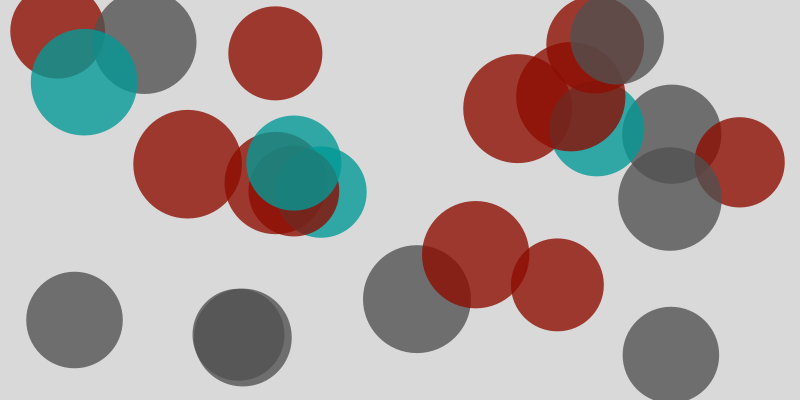
Frame 1 (no input)
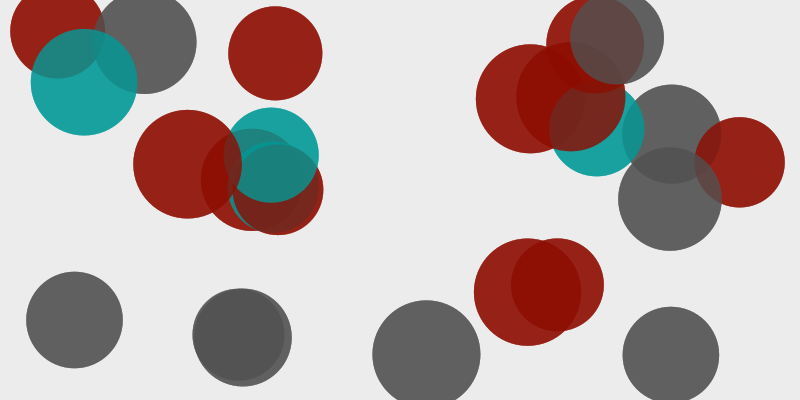
Frame 60 (the mouse pressed at the canvas centre just before this capture)
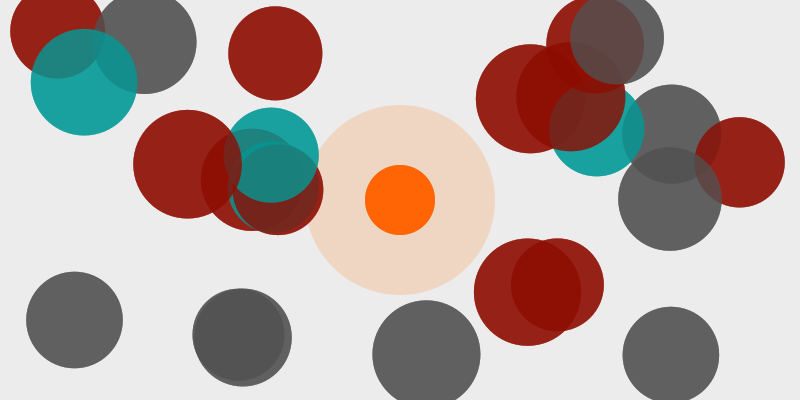
Frame 120 (the mouse held since frame 60 and released just before this capture)

The Processing sketch that drew these frames (run headless with seeded random() and noise(); from frame 60 on, the mouse is pressed at the canvas centre):

// Processing sketch: AcosoBB_00_04
// ── AcosoBB_00_04.pde
Mundo m;
void setup ()
{
  size (800, 400);
  ///---------------------
  //fullScreen();
  orientation(LANDSCAPE);
  ///---------------------  
  m= new Mundo();
  smooth();
  noStroke();
}


void draw ()

{
  //  background (238);
  fondo();
  m.dibuja();
}

void fondo()
{
  pushStyle();
  fill(238, 100);
  rect(0, 0, width, height);
  popStyle();
}
void mouseDragged()
{
  //  m.setPxPy(mouseX, mouseY);
  // m.evaluaAvance();
}
void mouseReleased()
{
  m.mouseReleased();
}

void mousePressed()
{
  m.mousePressed();
}

// ── Esferita.pde
class Esferita
{
  color [] farbe= new color []{
    color(255, 100, 5), 
    color(140, 12, 0), 
    color(80, 80, 80), 
    color(1, 153, 150), 

  };

  int num;

  float px, py, tam, disty;
  float umbral, vel, angulo;
  //  color farbe= RGB;
  float alpha;
  Esferita()
  {

    //   farbe= color(255, 100, 0);
    alpha=255;
    px=width/2;
    py=height/2;
    tam=40;
    umbral=tam*2;
    vel=1;
  }

  Esferita(float tam_, float alpha_)
  {

    //   farbe= color(255, 100, 0);
    alpha=alpha_;
    px=width/2;
    py=height/2;
    tam=tam_;
    umbral=tam*2;
    vel=1;
  }
  
  Esferita(float px_, float py_, float tam_, float alpha_)
  {

    num= int (random(1, farbe.length));
    alpha=alpha_;
    px=px_;
    py=py_;
    tam=tam_;
    umbral=tam*2;
    vel=1;
  }

  void dibuja()
  {
    esferita();
  }


  void sumaPunto()
  {
    if (disty<umbral)
    {
      px-=vel*cos(angulo);
      py-=vel*sin(angulo);
    }
  }

  void evaluaAvance(float otherX, float otherY)
  {   
    angulo = atan2( otherY-py, otherX-px );
    sumaPunto();
  }


  void sumaPuntoDOS()

  {
  }


  void esferita() 
  {
    pushStyle();
    fill (farbe[num], alpha);
    ellipse(px, py, tam+30, tam+30);
    popStyle();
  }


  float  disty(float otherX, float otherY)
  {
    disty= dist(px, py, otherX, otherY);
    //   println(disty);
    return disty;
  }

  void setPxy(float px_, float py_)
  {

    px= px_;
    py= py_;
  }

  void setUmbral(float umbral_)
  {
    umbral=umbral_;
  }


  void setVel(float vel_)
  {
    vel= vel_;
  }

  void setSumaVel(float vel_)
  {
    vel+= vel_;
  }

  void setZonaColor(int num_)
  {
    num=num_;
  }
  
  void setTam(float tam_)
  {
   tam=tam_; 
  }

  float [] getPxy()

  {
    float []pXY= new float []{px, py};
    return pXY;
  }
  float getTam()
  {
    return tam;
  }

  float getDisty()

  {
    return disty;
  }


  float getUmbral()
  {
    return umbral;
  }
}//cierra class Esferita

// ── Mundo.pde
class Mundo
{
  Esferita e;//user
  Esferita e2;
  Esferita [] eDoble= new Esferita[24];
  int tamVictim;


  boolean tocaUser= false;
  Mundo()
  {
    e= new Esferita ();
    e2=new Esferita(160, 20);

    tamVictim= int(e.getTam()/2);
    for (int i=0; i< eDoble.length; i++)
    {
      eDoble[i]= new Esferita (random(tamVictim, width-tamVictim), random(tamVictim, height-tamVictim), random(tamVictim*3, tamVictim*4), 200);
      eDoble[i].setUmbral(tamVictim*8);
      eDoble[i].setVel(8);
    }
  }


  void dibuja()
  {
    setUserMov();
    for (int i=0; i< eDoble.length; i++)
    {
      eDoble[i].dibuja();
    }
  }

  void setUserMov()
  {

    if (tocaUser)
    {
      e2.setPxy(mouseX, mouseY);
      e.setPxy(mouseX, mouseY);

      e2.dibuja();
      e.dibuja();
    }

    evaluaAcosador();
    reaparece();
  }

  void evaluaAcosador()
  {
    for (int i=0; i< eDoble.length; i++)
    {
      //    println(eDoble[i].disty(e.px, e.py)+"_____"+eDoble[i].getUmbral());

      if (eDoble[i].disty(e.px, e.py)< eDoble[i].getTam()*2)
      {
        eDoble[i].evaluaAvance(e.px, e.py);
      }
    }
  }

  void reaparece()
  {

    for (int i=0; i< eDoble.length; i++)
    {
      if ((eDoble[i].getPxy()[0] > width+eDoble[i].getTam()/4 || eDoble[i].getPxy()[0] < -eDoble[i].getTam()/4) || ( eDoble[i].getPxy()[1] > height+eDoble[i].getTam()/4 || eDoble[i].getPxy()[1] < -eDoble[i].getTam()/4))
      {
        eDoble[i].setPxy(random(e.getTam()*3, width-e.getTam()*3), random(e.getTam()*3, height-e.getTam()*3));
        eDoble[i].setSumaVel(4);
      }
    }
  }


  void mousePressed()
  {

    tocaUser=true;
  }

  void mouseReleased()
  {
    tocaUser=false;
  }
}// cierra class Mundo
